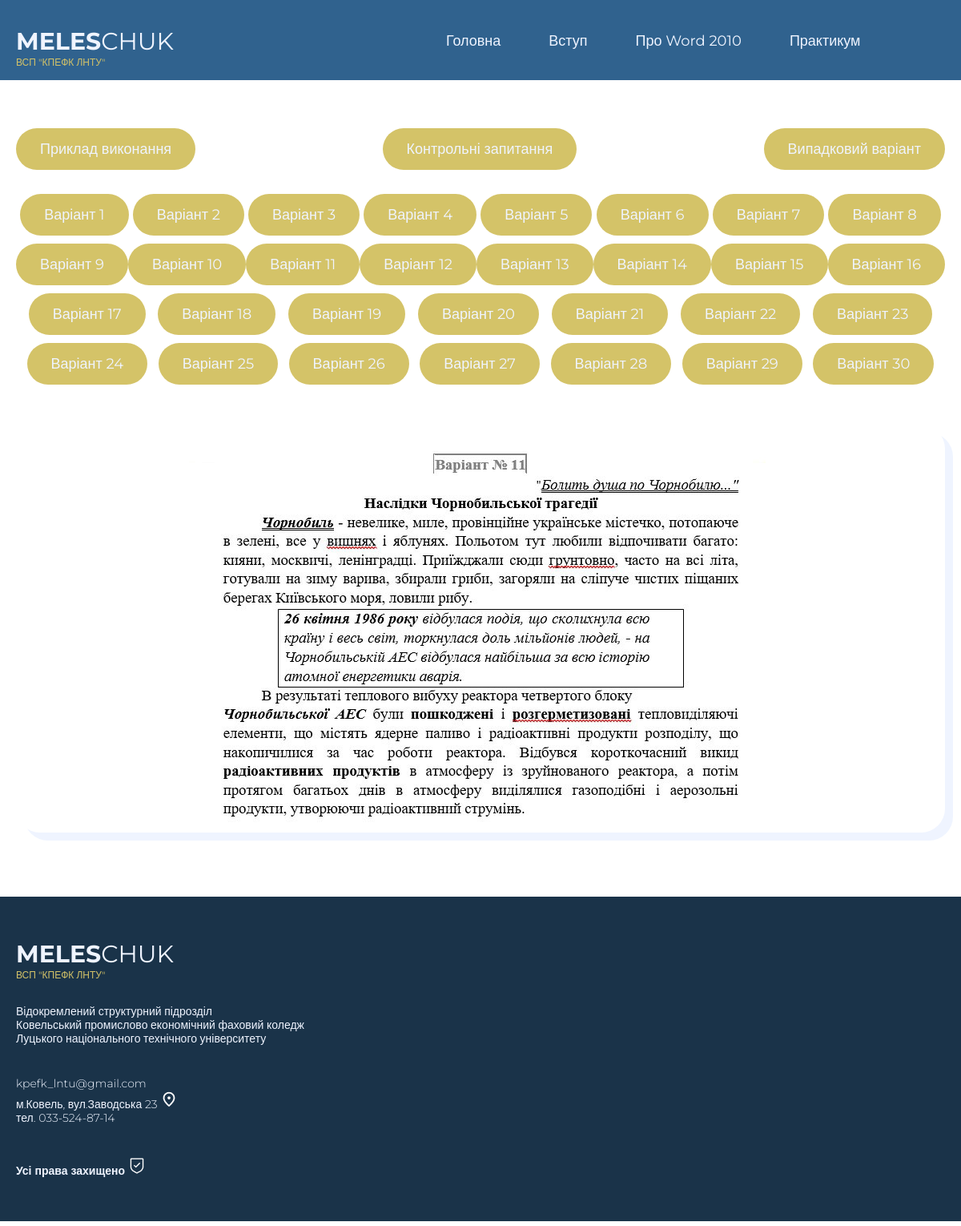
Page /word/praktichna-1-variant-11 (signed in) on the committed database.
### word/models.py (models this page shows, shortened)
class Variant(models.Model):
    variant_name = models.CharField(max_length = 100, db_index = True)
    pract_var = models.ManyToManyField('Practice', verbose_name="Звязок з таблицею")
    class Meta:
        verbose_name = "Варіант"
        verbose_name_plural = "Варіанти робіт"

### word/views.py (the view)
# urls.py: path('word/<slug:choise_slug_img>', views.show_all_var, name='choise_img'),
@login_required
def show_all_var(request, choise_slug_img):
    list_variants = Photo_variant.objects.values_list("name_variant_img", "variant_img", "slug_img", "img_connect_field__variant_name", "img_connect_field__pract_var__practice_name")
    choose_variant = list_variants.filter(slug_img = choise_slug_img)
    choose_variant = choose_variant[int(choise_slug_img.rsplit('-')[1])-1]
    keys_var = ["name", "img", "link", "variant", "practice"]
    dict_variant_ = dict(zip(keys_var, choose_variant))
    with open("list_links_variants.pickle", "rb") as f:
        list_links_variants = pickle.load(f)
        keys_links = ['link_variant', 'name_variant']
        dict_links_variant = [dict(zip(keys_links, item)) for item in list_links_variants]
    link_slug = [slug[0] for slug in list_links_variants]
    context = {
        'list_links_variants': dict_links_variant,
        'choose_variant': dict_variant_,
    }
    random_variant = random.choice(link_slug)
    if random_variant is not None:
        context['random_variant'] = random_variant
    return render(request, 'word/practice/variants.html', context)

### main/Main_context_processor.py (called while the page is built)
def Main_News_objects_(request):
    news = News.objects.all()
    return {'news': news,}

### word/models.py (called while the page is built)
    def get_content_url(self):
        return reverse('practice', kwargs={'main_cont_id': self.pk})

### word/word_context_processor.py (called while the page is built)
def Practice_objects_(request):
    practs = Practice.objects.all()
    return {'practs': practs,}

### word/templates/word/practice/variants.html (shortened to what this page needs)
{% extends 'word/index_word.html' %}
{% load static %}
{% block content_same_files %}
<div class="container">
    <div class="grid_buttons">
        <a class="grid_but" href=""> Приклад виконання</a>
        <a class="grid_but" href="{% url 'word_questions' %}">Контрольні запитання</a>
        <a class="grid_but" href="{% url 'word' %}/{{random_variant}}#UNIC_IMG">Випадковий варіант</a>
    </div>
    <div class="btn_grid">
    {% for variant in list_links_variants %}
       <a href="{{variant.link_variant}}#UNIC_IMG" class="grid_but">{{variant.name_variant}}</a>
    {% endfor %}
    </div>
    <div class="block">
        <div class="w_img" id="UNIC_IMG"><img src="/media/{{choose_variant.img}}" alt=""></div>
    </div>
</div>
{% endblock %}

### word/templates/word/index_word.html (shortened to what this page needs)
{% extends 'word/index_same_files.html' %}
{% load static %}
    {% block name_same_files_1 %}Головна{% endblock %}
    {% block name_same_files_3 %}Про Word 2010{% endblock %}
    {% block name_same_files_2 %}Вступ{% endblock %}
    {% block link_same_files_1 %}{% url 'home' %}{% endblock %}
    {% block link_same_files_2 %}{% url 'intro_word' %}{% endblock %}
    {% block link_same_files_3 %}{% url 'about_word' %}{% endblock %}

### word/templates/word/index_same_files.html (shortened to what this page needs)
{% load static %}
<!DOCTYPE html>
<html lang="en">
<head>
    <link rel="stylesheet" href="{% static 'word/css/multy.css' %}">
</head>
<body>
<div class="bar_header">
    <div class="container">
        <div class="header">
            <div class="logo">
                <a href="{% url 'home' %}"><b>MELES</b>CHUK<br>
                <p class="sub_title">ВСП "КПЕФК ЛНТУ"</p></a>
            </div>
            <div class="navblock">
                <ul class="menu">
                    <li><a href="{% block link_same_files_1 %}{% endblock %}">{% block name_same_files_1 %}{% endblock %}</a></li>
                    <li><a href="{% block link_same_files_2 %}{% endblock %}">{% block name_same_files_2 %}{% endblock %}</a></li>
                    <li><a href="{% block link_same_files_3 %}{% endblock %}">{% block name_same_files_3 %}{% endblock %}</a></li>
                    <li><a>Практикум</a>
                    </li>
                </ul>
            </div>
        </div>
    </div>
</div>
<div class="content_data_block" id="content_data_block">
    {% block content_same_files %}{% endblock %}
</div>
{% include 'main/footer.html' %}
</body>
</html>

### main/templates/main/footer.html
{% load static %}
<div class="footer">
    <div class="container">
        <div class="footer_grid">
            <div class="logo">
                <a href="{% url 'home' %}"><b>MELES</b>CHUK<br>
                <p class="sub_title">ВСП "КПЕФК ЛНТУ"</p></a>
            </div>
            <div class="item_footer">
                Відокремлений структурний підрозділ<br>
                Ковельський промислово економічний фаховий коледж<br>
                Луцького національного технічного університету
            </div>
            <div class="item_footer">
                kpefk_lntu@gmail.com<br>
                <a href="https://goo.gl/maps/rNp7ggvgJvXZ5y636">м.Ковель, вул.Заводська 23</a> <img class="icon_pointmap" src="{% static 'main/img/material-symbols_location-on-outline.png' %}" alt=""><br>
                тел. 033-524-87-14
            </div>
            <div class="item_footer">
                <p>Усі права захищено <img class="icon_secur" src="{% static 'main/img/carbon_security.png' %}" alt=""></p>
            </div>
        </div>
        <div class="footer_grid">
        </div>
    </div>
</div>

### word/static/word/css/multy.css (style rules this page uses)
body { width: 100%; font-family: 'Montserrat', sans-serif; font-size: 18px; background: #ffffff; color: #EFF4FF; margin: 0; font-weight: 400; overflow-x: hidden; }
a { text-decoration: none; color: #EFF4FF; }
*, *:before, *:after { margin: 0; padding: 0; font-weight: 400; }
b { font-weight: 700; }
.container { width: 1160px; margin: 0 auto; }
.header { margin: 0; width: 100%; height: 65px; display: flex; }
.logo { margin-top: 33px; }
.logo a { font-size: 30px; }
.sub_title { font-size: 12px; font-weight: 400; color: #D4C368; }
.navblock { margin: 30px 0px 0px 320px; }
.menu { display: flex; }
.menu li { list-style: none; position: relative; margin-right: 20px; padding: 0px 20px 0px 20px; margin-top: 10px; z-index: 100; }
.menu a { display: block; text-align: center; }
.block { width: 100%; filter: drop-shadow(10px 10px); background: #ffffff; border-radius: 30px; margin: 0 auto; margin-top: 40px; }
.w_img { text-align: center; }
.w_img img { border-radius: 10px; }
.grid_buttons { width: 100%; margin-top: 60px; margin-bottom: 20px; justify-content: space-between; display: flex; }
.grid_but { text-align: center; background: #D4C368; border-radius: 30px; margin-bottom: 10px; padding: 15px 30px; }
.btn_grid { width: 1160px; margin-bottom: 20px; display: flex; justify-content: space-evenly; flex-wrap: wrap; }
.footer { width: 100%; height: 390px; margin-top: 80px; padding-bottom: 15px; }
.item_footer { font-size: 14px; margin-bottom: 40px; margin-top: 30px; font-weight: 300; line-height: 1.2; }
.item_footer > p { font-weight: 700; }
.footer_grid { padding-top: 20px; }
.item_footer a { text-decoration: none; font-size: 14px; font-weight: 300; color: #EFF4FF; }

### word/templates/word/index_word.html (style rules this page uses)
.bar_header { width: 100%; height: 100px; background: #30628e; }
.footer { background: #1a3349; }

### rows in the picture
Variant: name_variant "Варіант 1"
Variant: name_variant "Варіант 2"
Variant: name_variant "Варіант 3"
Variant: name_variant "Варіант 4"
Variant: name_variant "Варіант 5"
Variant: name_variant "Варіант 6"
Variant: name_variant "Варіант 7"
Variant: name_variant "Варіант 8"
Variant: name_variant "Варіант 9"
Variant: name_variant "Варіант 10"
Variant: name_variant "Варіант 11"
Variant: name_variant "Варіант 12"
Variant: name_variant "Варіант 13"
Variant: name_variant "Варіант 14"
Variant: name_variant "Варіант 15"
Variant: name_variant "Варіант 16"
Variant: name_variant "Варіант 17"
Variant: name_variant "Варіант 18"
Variant: name_variant "Варіант 19"
Variant: name_variant "Варіант 20"
Variant: name_variant "Варіант 21"
Variant: name_variant "Варіант 22"
Variant: name_variant "Варіант 23"
Variant: name_variant "Варіант 24"
Variant: name_variant "Варіант 25"
Variant: name_variant "Варіант 26"
Variant: name_variant "Варіант 27"
Variant: name_variant "Варіант 28"
Variant: name_variant "Варіант 29"
Variant: name_variant "Варіант 30"
